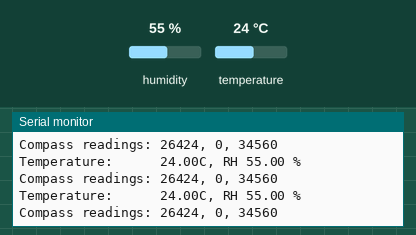
Recording of a sketch running on a simulated ESP32. On the bench: the last lines printed to the serial monitor. Wiring (inferred from the names in the program): HTU21/Si7021 sensor at I2C address 0x40. The test bench sets the inputs (shaded band); at power-on: humidity 55 %, temperature 24 °C.

Above: at 3.2 s.
3.3 s: humidity set to 22 %
At 4.1 s:
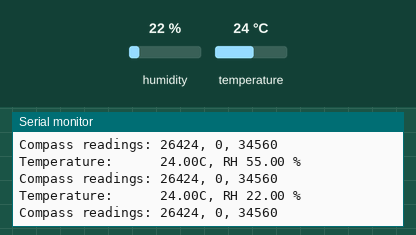
4.8 s: temperature set to 12 °C
At 5.7 s:
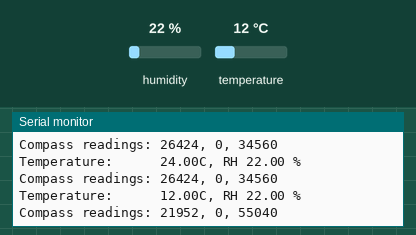
6.3 s: humidity set to 40 %
At 6.8 s:
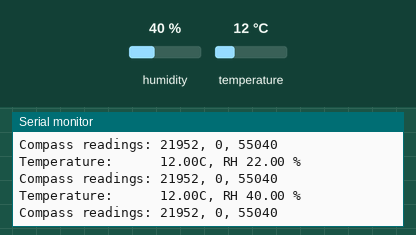
Timing chart, 0 to 9.3 s (numbered marks = the images above; inputs shaded):
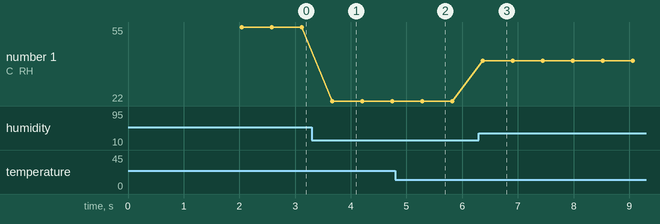

Measured:
- after the input at 3.3 s, the serial monitor: prints a new line after 0.36 s (image 1)
- after the input at 4.8 s, the serial monitor: prints a new line after 0.48 s (image 2)
- after the input at 6.3 s, the serial monitor: prints a new line after 0.06 s (image 3)
- plotted number 1: 55 → 22 after the input at 3.3 s, 22 → 40 after the input at 6.3 s

The sketch:

mailbox.ino
```cpp
// (licence header left out)
// Configuration
#define I2C_SDA       25
#define I2C_SCL       26
#define DEV_Si7021    (uint8_t(0x1E))
#define DEV_HMC5883L  (uint8_t(0x40))

#include <Wire.h>
#include <Adafruit_Si7021.h>

static Adafruit_Si7021 si7021;

static int app_cpu = 0;
static QueueHandle_t comph = nullptr;
static QueueHandle_t temph = nullptr;
static SemaphoreHandle_t chsem = nullptr;
static SemaphoreHandle_t i2sem = nullptr;

struct s_compass {
  uint16_t  x;
  uint16_t  y;
  uint16_t  z;
};

struct s_temp {
  float     temp;
  float     humidity;
};

//
// Lock I2C Bus
//
static inline void i2c_lock() {
  BaseType_t rc;

  rc =  xSemaphoreTake(i2sem,portMAX_DELAY);
  assert(rc == pdPASS);
}

//
// Unlock I2C Bus
//
static inline void i2c_unlock() {
  BaseType_t rc;

  rc = xSemaphoreGive(i2sem);
  assert(rc == pdPASS);
}

//
// Temperature and Humidity Task
//
static void temp_task(void *argp) {
  s_temp reading;
  uint8_t er;
  BaseType_t rc;

  i2c_lock();

  if ( !si7021.begin() ) {
    i2c_unlock();
    vTaskDelete(nullptr);
  }

  si7021.reset();
  i2c_unlock();

  reading.temp = 0.0;
  reading.humidity = 0.0;

  for (;;) {
    i2c_lock();
    reading.temp = si7021.readTemperature();
    reading.humidity = si7021.readHumidity();
    i2c_unlock();

    rc = xQueueOverwrite(temph,&reading);
    assert(rc == pdPASS);

    // Notify disp_task:
    xSemaphoreGive(chsem);

    delay(500);
  }
}

//
// Read MSB + LSB for compass reading
//
static inline int16_t read_i16() {
  uint8_t ub1, ub2;

  ub1 = Wire.read();
  ub2 = Wire.read();
  return int16_t((ub1 << 8)|ub2);
}

//
// Compass reading task:
//
static void comp_task(void *argp) {
  s_compass reading;
  BaseType_t rc;
  int16_t i16;
  uint8_t s;
  bool status;

  for (;;) {
    status = false;

    i2c_lock();
    Wire.beginTransmission(DEV_HMC5883L);
    Wire.write(9);  // Status register
    rc = Wire.requestFrom(DEV_HMC5883L,uint8_t(1));
    if ( rc != 1 ) {
      i2c_unlock();
      printf("I2C Fail for HMC5883L\n");
      sleep(1000);
      continue;
    }

    s = Wire.read();  // Status
    i2c_unlock();

    if ( !(s & 0x01) )
      continue;

    // Device is ready for reading
    i2c_lock();
    Wire.beginTransmission(DEV_HMC5883L);
    Wire.write(3);
    rc = Wire.requestFrom(DEV_HMC5883L,uint8_t(6));
    if ( rc == 6 ) {
      reading.x = read_i16();
      reading.z = read_i16();
      reading.y = read_i16();
      status = true;
    }
    i2c_unlock();

    if ( status ) {
      rc = xQueueOverwrite(comph,&reading);
      assert(rc == pdPASS);

      // Notify disp_task:
      xSemaphoreGive(chsem);
    }
    delay(500);
  }
}

//
// Display task (Serial Monitor)
//
static void disp_task(void *argp) {
  s_temp temp_reading;
  s_compass comp_reading;
  BaseType_t rc;

  for (;;) {
    // Wait for change notification:
    rc = xSemaphoreTake(chsem,portMAX_DELAY);
    assert(rc == pdPASS);

    // Grab temperature, if any:
    rc = xQueuePeek(temph,&temp_reading,0);
    if ( rc == pdPASS ) {
      printf("Temperature:      %.2fC, RH %.2f %%\n",
        temp_reading.temp,
        temp_reading.humidity);
    } else {
      printf("Temperature & RH not available.\n");
    }

    // Grab compass readings, if any:
    rc = xQueuePeek(comph,&comp_reading,0);
    if ( rc == pdPASS ) {
      printf("Compass readings: %d, %d, %d\n",
        comp_reading.x,
        comp_reading.y,
        comp_reading.z);
    } else {
      printf("Compass reading not available.\n");
    }
  }
}

//
// Program Initialization
//
void setup() {
  BaseType_t rc;

  app_cpu = xPortGetCoreID();

  // Change notification:
  chsem = xSemaphoreCreateBinary();
  assert(chsem);

  // I2C locking semaphore:
  i2sem = xSemaphoreCreateBinary();
  assert(i2sem);
  rc = xSemaphoreGive(i2sem);
  assert(rc == pdPASS);

  // Compass Mailbox:
  comph = xQueueCreate(1,sizeof(s_compass));
  assert(comph);

  // Temperature and RH Mailbox:
  temph = xQueueCreate(1,sizeof(s_temp));
  assert(temph);

  // Start I2C Bus Support:
  Wire.begin(I2C_SDA,I2C_SCL);

  // Allow USB to Serial to start:
  delay(2000);
  printf("\nmailbox.ino:\n");

  // Temperature Reading Task:
  rc = xTaskCreatePinnedToCore(
    temp_task,
    "temptsk",
    2400,     // Stack size
    nullptr,
    1,        // Priority
    nullptr,  // Task handle
    app_cpu   // CPU
  );
  assert(rc == pdPASS);

  // Compass Reading Task:
  rc = xTaskCreatePinnedToCore(
    comp_task,
    "comptsk",
    2400,     // Stack size
    nullptr,
    1,        // Priority
    nullptr,  // Task handle
    app_cpu   // CPU
  );
  assert(rc == pdPASS);

  // Display task:
  rc = xTaskCreatePinnedToCore(
    disp_task,
    "disptsk",
    4000,     // Stack size
    nullptr,
    1,        // Priority
    nullptr,  // Task handle
    app_cpu   // CPU
  );
  assert(rc == pdPASS);
}

// Not used:
void loop() {
  vTaskDelete(nullptr);
}
```
